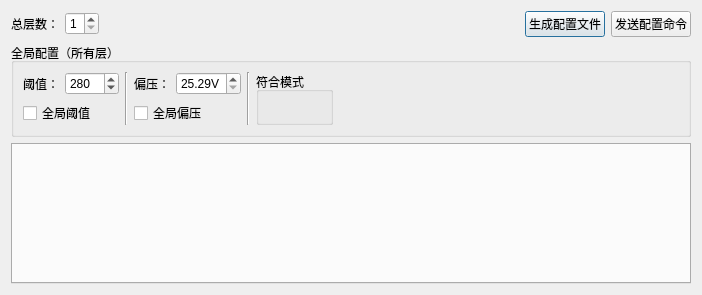
<?xml version="1.0" encoding="UTF-8"?>
<ui version="4.0">
 <class>Dialog</class>
 <widget class="QDialog" name="Dialog">
  <property name="geometry">
   <rect>
    <x>0</x>
    <y>0</y>
    <width>702</width>
    <height>295</height>
   </rect>
  </property>
  <property name="windowTitle">
   <string>配置参数</string>
  </property>
  <layout class="QVBoxLayout" name="verticalLayout_3">
   <item>
    <layout class="QHBoxLayout" name="horizontalLayout">
     <item>
      <widget class="QLabel" name="label">
       <property name="text">
        <string>总层数：</string>
       </property>
      </widget>
     </item>
     <item>
      <widget class="QSpinBox" name="spinBox">
       <property name="minimum">
        <number>1</number>
       </property>
       <property name="maximum">
        <number>8</number>
       </property>
      </widget>
     </item>
     <item>
      <spacer name="horizontalSpacer">
       <property name="orientation">
        <enum>Qt::Horizontal</enum>
       </property>
       <property name="sizeHint" stdset="0">
        <size>
         <width>40</width>
         <height>20</height>
        </size>
       </property>
      </spacer>
     </item>
     <item>
      <widget class="QPushButton" name="pushButton_exportAsFile">
       <property name="text">
        <string>生成配置文件</string>
       </property>
      </widget>
     </item>
     <item>
      <widget class="QPushButton" name="pushButton_sendBinaryOrder">
       <property name="text">
        <string>发送配置命令</string>
       </property>
      </widget>
     </item>
    </layout>
   </item>
   <item>
    <widget class="QGroupBox" name="groupBox">
     <property name="title">
      <string>全局配置（所有层）</string>
     </property>
     <layout class="QHBoxLayout" name="horizontalLayout_4">
      <item>
       <layout class="QVBoxLayout" name="verticalLayout">
        <item>
         <layout class="QHBoxLayout" name="horizontalLayout_2">
          <item>
           <widget class="QLabel" name="label_2">
            <property name="text">
             <string>阈值：</string>
            </property>
           </widget>
          </item>
          <item>
           <widget class="QSpinBox" name="spinBox_globalThreshold">
            <property name="maximum">
             <number>1023</number>
            </property>
            <property name="value">
             <number>280</number>
            </property>
           </widget>
          </item>
         </layout>
        </item>
        <item>
         <widget class="QCheckBox" name="checkBox_globalThreshold">
          <property name="text">
           <string>全局阈值</string>
          </property>
         </widget>
        </item>
       </layout>
      </item>
      <item>
       <widget class="Line" name="line">
        <property name="orientation">
         <enum>Qt::Vertical</enum>
        </property>
       </widget>
      </item>
      <item>
       <layout class="QVBoxLayout" name="verticalLayout_2">
        <item>
         <layout class="QHBoxLayout" name="horizontalLayout_3">
          <item>
           <widget class="QLabel" name="label_3">
            <property name="text">
             <string>偏压：</string>
            </property>
           </widget>
          </item>
          <item>
           <widget class="QDoubleSpinBox" name="doubleSpinBox_globalBias">
            <property name="suffix">
             <string>V</string>
            </property>
            <property name="minimum">
             <double>25.289999999999999</double>
            </property>
            <property name="maximum">
             <double>29.289999999999999</double>
            </property>
           </widget>
          </item>
         </layout>
        </item>
        <item>
         <widget class="QCheckBox" name="checkBox_globalBias">
          <property name="text">
           <string>全局偏压</string>
          </property>
         </widget>
        </item>
       </layout>
      </item>
      <item>
       <widget class="Line" name="line_2">
        <property name="orientation">
         <enum>Qt::Vertical</enum>
        </property>
       </widget>
      </item>
      <item>
       <widget class="QGroupBox" name="groupBox_triggerMode">
        <property name="title">
         <string>符合模式</string>
        </property>
       </widget>
      </item>
      <item>
       <spacer name="horizontalSpacer_2">
        <property name="orientation">
         <enum>Qt::Horizontal</enum>
        </property>
        <property name="sizeHint" stdset="0">
         <size>
          <width>276</width>
          <height>20</height>
         </size>
        </property>
       </spacer>
      </item>
     </layout>
    </widget>
   </item>
   <item>
    <widget class="QTabWidget" name="tabWidget">
     <property name="currentIndex">
      <number>-1</number>
     </property>
    </widget>
   </item>
  </layout>
 </widget>
 <resources/>
 <connections/>
</ui>
